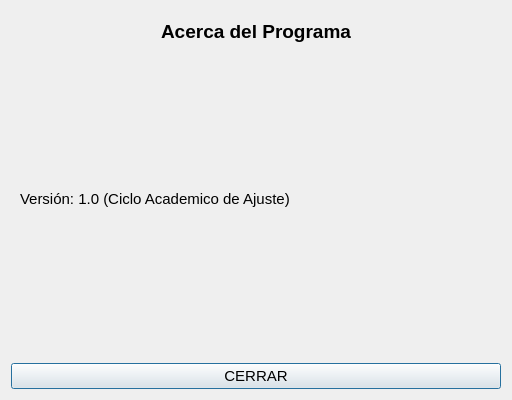
<?xml version="1.0" encoding="UTF-8"?>
<ui version="4.0">
 <class>wgtAyudaAcerca</class>
 <widget class="QDialog" name="wgtAyudaAcerca">
  <property name="geometry">
   <rect>
    <x>0</x>
    <y>0</y>
    <width>512</width>
    <height>400</height>
   </rect>
  </property>
  <property name="font">
   <font>
    <pointsize>11</pointsize>
   </font>
  </property>
  <property name="windowTitle">
   <string>Soporte y Ayuda del Sistema</string>
  </property>
  <layout class="QVBoxLayout" name="verticalLayout">
   <item>
    <widget class="QStackedWidget" name="stackedWidgetAyuda">
     <property name="currentIndex">
      <number>0</number>
     </property>
     <widget class="QWidget" name="page">
      <layout class="QVBoxLayout" name="verticalLayout_2">
       <item>
        <widget class="QLabel" name="label">
         <property name="font">
          <font>
           <family>Segoe UI</family>
           <pointsize>14</pointsize>
           <weight>75</weight>
           <bold>true</bold>
          </font>
         </property>
         <property name="text">
          <string>Acerca del Programa</string>
         </property>
         <property name="alignment">
          <set>Qt::AlignCenter</set>
         </property>
        </widget>
       </item>
       <item>
        <spacer name="verticalSpacer_2">
         <property name="orientation">
          <enum>Qt::Vertical</enum>
         </property>
         <property name="sizeHint" stdset="0">
          <size>
           <width>20</width>
           <height>40</height>
          </size>
         </property>
        </spacer>
       </item>
       <item>
        <widget class="QLabel" name="label_2">
         <property name="text">
          <string>Versión: 1.0 (Ciclo Academico de Ajuste)</string>
         </property>
         <property name="wordWrap">
          <bool>true</bool>
         </property>
        </widget>
       </item>
       <item>
        <spacer name="verticalSpacer">
         <property name="orientation">
          <enum>Qt::Vertical</enum>
         </property>
         <property name="sizeHint" stdset="0">
          <size>
           <width>20</width>
           <height>40</height>
          </size>
         </property>
        </spacer>
       </item>
      </layout>
     </widget>
     <widget class="QWidget" name="page_2">
      <layout class="QVBoxLayout" name="verticalLayout_3">
       <item>
        <widget class="QLabel" name="label_3">
         <property name="font">
          <font>
           <family>Segoe UI</family>
           <pointsize>14</pointsize>
           <weight>75</weight>
           <bold>true</bold>
          </font>
         </property>
         <property name="text">
          <string>Acerca del Desarrollador</string>
         </property>
        </widget>
       </item>
       <item>
        <spacer name="verticalSpacer_3">
         <property name="orientation">
          <enum>Qt::Vertical</enum>
         </property>
         <property name="sizeHint" stdset="0">
          <size>
           <width>20</width>
           <height>40</height>
          </size>
         </property>
        </spacer>
       </item>
       <item>
        <widget class="QLabel" name="label_4">
         <property name="text">
          <string>Desarrollado por: Leonardo Sánchez</string>
         </property>
        </widget>
       </item>
       <item>
        <widget class="QLabel" name="label_5">
         <property name="text">
          <string>Estudiante de la Carrera de Computación - Ucuenca</string>
         </property>
        </widget>
       </item>
       <item>
        <widget class="QLabel" name="label_6">
         <property name="text">
          <string>Ciclo al momento del desarrollo del programa: Quinto ciclo.</string>
         </property>
        </widget>
       </item>
       <item>
        <widget class="QLabel" name="label_7">
         <property name="text">
          <string>Mi perfil de GitHub es: https://github.com/LeonardoByte</string>
         </property>
        </widget>
       </item>
       <item>
        <spacer name="verticalSpacer_4">
         <property name="orientation">
          <enum>Qt::Vertical</enum>
         </property>
         <property name="sizeHint" stdset="0">
          <size>
           <width>20</width>
           <height>40</height>
          </size>
         </property>
        </spacer>
       </item>
      </layout>
     </widget>
     <widget class="QWidget" name="page_3">
      <layout class="QVBoxLayout" name="verticalLayout_4">
       <item>
        <widget class="QLabel" name="label_8">
         <property name="font">
          <font>
           <family>Segoe UI</family>
           <pointsize>14</pointsize>
           <weight>75</weight>
           <bold>true</bold>
          </font>
         </property>
         <property name="text">
          <string>Repositorio GitHub</string>
         </property>
         <property name="alignment">
          <set>Qt::AlignCenter</set>
         </property>
        </widget>
       </item>
       <item>
        <spacer name="verticalSpacer_5">
         <property name="orientation">
          <enum>Qt::Vertical</enum>
         </property>
         <property name="sizeHint" stdset="0">
          <size>
           <width>20</width>
           <height>40</height>
          </size>
         </property>
        </spacer>
       </item>
       <item>
        <widget class="QLabel" name="label_9">
         <property name="text">
          <string>Próximamente subiré el repositorio a GitHub.</string>
         </property>
        </widget>
       </item>
       <item>
        <spacer name="verticalSpacer_6">
         <property name="orientation">
          <enum>Qt::Vertical</enum>
         </property>
         <property name="sizeHint" stdset="0">
          <size>
           <width>20</width>
           <height>40</height>
          </size>
         </property>
        </spacer>
       </item>
      </layout>
     </widget>
    </widget>
   </item>
   <item>
    <widget class="QPushButton" name="pushButton">
     <property name="text">
      <string>CERRAR</string>
     </property>
    </widget>
   </item>
  </layout>
 </widget>
 <resources/>
 <connections/>
</ui>
